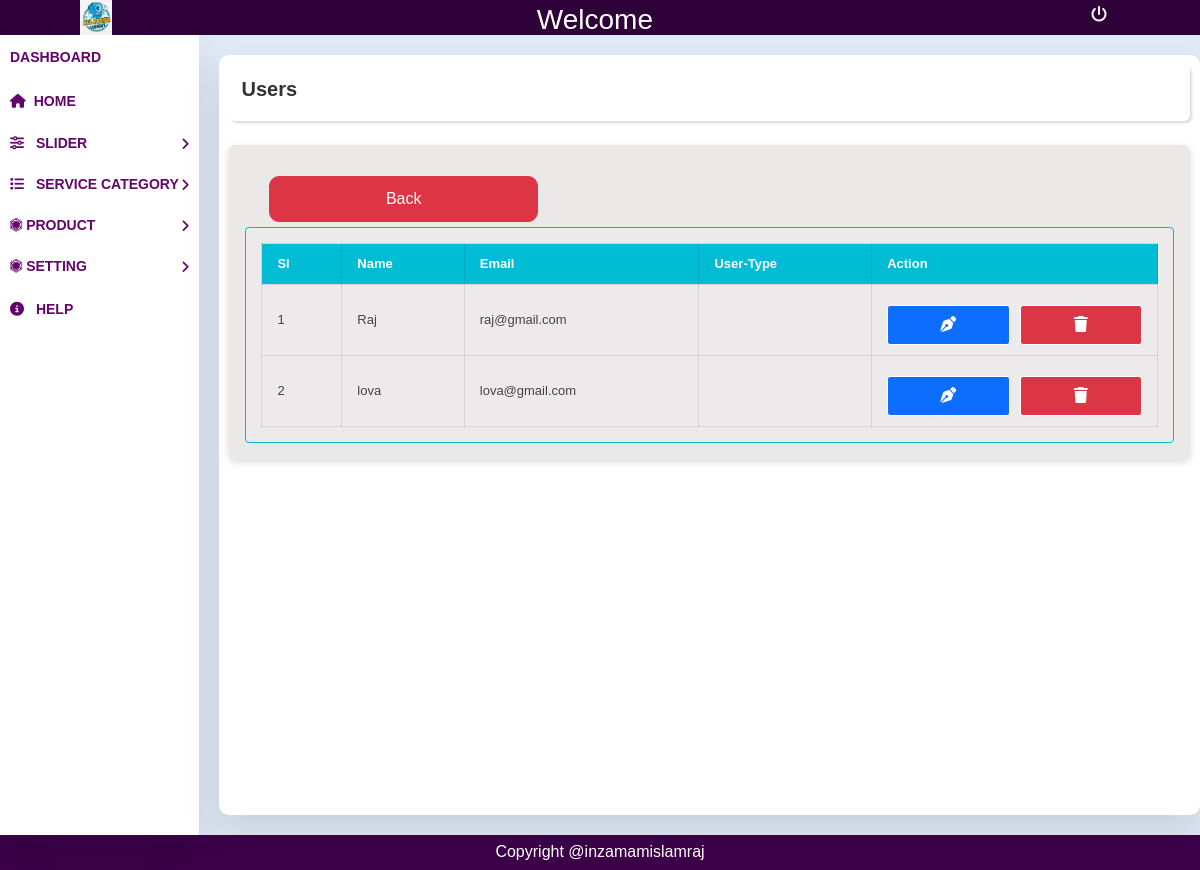
/backend/users.php, run on the app's committed database.
### tables this page shows
CREATE TABLE `users` (
  `id` int NOT NULL,
  `name` varchar(50) NOT NULL,
  `email` varchar(50) NOT NULL,
  `phone` int NOT NULL,
  `address` varchar(50) NOT NULL,
  `password` varchar(20) NOT NULL
);

### backend/users.php (the view, shortened to what this page needs)
<!DOCTYPE html>
<html lang="en">
<head>
    <link href="https://cdn.jsdelivr.net/npm/bootstrap@5.0.2/dist/css/bootstrap.min.css" rel="stylesheet" />
    <link rel="stylesheet" href="./css/slider.css">
    <link rel="stylesheet" href="../style.css">
    <link rel="stylesheet" href="https://cdnjs.cloudflare.com/ajax/libs/font-awesome/6.4.0/css/all.min.css" />
</head>
<body>
    <div class="header">
        <div>
            <img src="./image/londrylogo.png" alt="" class="img">
        </div>
        <div class="header-item" style="display:flex;gap:10px;justify-content:space-between;">
            <h3>Welcome
            </h3>
        </div>
        <div class="header-item">
            <a href="logout.php"><i class="fa-solid fa-power-off"></i></a>
        </div>
    </div>
    <div class="template">
        <div class="nav-item">
            <ul>
                <li class="menu">
                    <a href="../admin.php">DashBoard</a>
                </li>
                <li class="menu">
                    <a href="../frontend/index.php"><i class="fas fa-home"></i>home</a>
                </li>
                <li class="menu">
                    <a href="" class="dropdown">
                        <div>
                            <i class="fas fa-sliders"></i>
                            Slider
                        </div>
                        <i class="fa fa-angle-right"></i>
                    </a>
                </li>
                <li class="menu">
                    <a href="" class="dropdown">
                        <div>
                            <i class="fas fa-list"></i>
                            Service Category
                        </div>
                        <i class="fa fa-angle-right"></i>
                    </a>
                </li>
                <li class="menu">
                    <a href="" class="dropdown">
                        <div>
                            <i class="fa-brands fa-first-order"></i>
                            Product
                        </div>
                        <i class="fa fa-angle-right"></i>
                    </a>
                </li>
                <li class="menu">
                    <a href="" class="dropdown">
                        <div>
                            <i class="fa-brands fa-first-order"></i>
                            Setting
                        </div>
                        <i class="fa fa-angle-right"></i>
                    </a>
                </li>
                <li class="menu">
                    <a href="">
                        <i class="fas fa-circle-info"></i>
                        Help
                    </a>
                </li>
            </ul>
        </div>
        <div class="body">
            <div class="from-body">
                <div class="title">
                    <h1 class="title-item">Users</h1>
                </div>
                <div class="form">
                    <div class="from-btn">
                        <a href="../admin.php" class="btn btn-danger">Back</a>
                    </div>
                    <div class="table-container">
                        <table class="table-content">
                            <thead class="table-item">
                                <tr>
                                    <th>Sl</th>
                                    <th>Name</th>
                                    <th>Email</th>
                                    <th>User-Type</th>
                                    <th>Action</th>
                                </tr>
                            </thead>
                            <tbody>
                                <?php
                                require_once('../dbconn.php');
                                $sql = "SELECT * FROM `users`";
                                $result = mysqli_query($conn, $sql);
                                $id = 1;
                                while ($row = mysqli_fetch_assoc($result)) {
                                ?>
                                    <tr>
                                        <td><?php echo $id++ ?></td>
                                        <td><?php echo $row['name'] ?></td>
                                        <td><?php echo $row['email'] ?></td>
                                        <td><?php echo $row['user_type'] ?></td>
                                        <td>
                                            <div class="action-btn">
                                                <a href="./editslider.php?id=<?php echo $row['id'] ?>" class="btn btn-primary"><i class="fa-solid fa-pen-nib"></i></a>
                                                <a href="./deleteslider.php?id=<?php echo $row['id'] ?>" class="btn btn-danger"><i class="fa-solid fa-trash"></i></a>
                                            </div>
                                        </td>
                                    </tr>
                                <?php
                                }
                                ?>
                            </tbody>
                        </table>
                    </div>
                </div>
            </div>
        </div>
    </div>
    <?php include('./backend-component/footer.php') ?>
</body>
</html>

### backend/css/slider.css (style rules this page uses)
* { margin: 0; padding: 0; box-sizing: border-box; font-family: 'Poppins', sans-serif; }
body { background: #dfe9f5; }
.template { display: flex; }
.nav-item { height: 100vh; left: 0; background: #fff; width: 240px; box-shadow: 0 20px 35px rgba(0, 0, 0, 0.1); }
.nav-item ul { list-style: none; padding: 0; }
.dropdown { display: flex; justify-content: space-between; align-items: center; }
.menu { padding: 10px; position: relative; }
.nav-item ul li a { color: rgb(99, 5, 107); font-size: 14px; text-decoration: none; font-weight: bold; text-transform: uppercase; transition: 0.5s; }
.nav-item .fas { padding-right: 8px; }
.header { width: 100%; height: 35px; background: #2e0238; display: flex; justify-content: center; }
.header-item { color: white; }
.img { width: 100%; height: 35px; }
.body { display: flex; padding: 10px; flex-direction: column; justify-content: center; width: 100%; }
.from-body { display: flex; flex-direction: column; align-items: center; row-gap: 24px; width: 100%; height: 100%; padding: 10px; margin: 10px; background-color: white; border-radius: 10px; box-shadow: 0 20px 35px rgba(0, 0, 0, 0.1); }
.btn { width: 100%; margin-top: 10px; }
.title { width: 100%; border-radius: 6px; padding: 12px; box-shadow: rgba(0, 0, 0, 0.15) 1.95px 1.95px 2.6px; }
.title-item { font-size: 20px; font-weight: 600; color: #313131; }
.form { width: 100%; border-radius: 6px; padding: 16px; box-shadow: rgba(0, 0, 0, 0.15) 0px 3px 8px; background-color: rgb(235, 232, 232); }
.table-container { width: 100%; border: 1px solid #00bcd4; background-color: #efefef33; padding: 15px; overflow: auto; margin: auto; border-radius: 4px; }
.table-content { width: 100%; font-size: 13px; color: #444; white-space: nowrap; border-collapse: collapse; }
.table-item { background-color: #00bcd4; color: #fff; }
.table-item th { padding: 15px; justify-content: center; }
.table-container th,td { border: 1px solid #00000017; padding: 10px 15px; }
.action-btn { display: flex; justify-content: center; gap: 10px; }
.action-btn a { text-decoration: none; border: 1px solid; display: inline-block; padding: 7px 20px; font-weight: bold; border-radius: 3px; transition: 0.3s ease-in-out; }
.from-btn { display: flex; justify-content: center; gap: 10px; padding: 5px; width: 30%; margin-left: 19px; }

### style.css (style rules this page uses)
* { margin: 0; padding: 0; box-sizing: border-box; font-family: 'Poppins', sans-serif; }
body { background: #dfe9f5; }
.template { display: flex; }
.nav-item { height: 100vh; left: 0; background: #fff; width: 240px; box-shadow: 0 20px 35px rgba(0, 0, 0, 0.1); }
.nav-item ul { list-style: none; padding: 0; }
.dropdown { display: flex; justify-content: space-between; align-items: center; }
.menu { padding: 10px; position: relative; }
.nav-item ul li a { color: rgb(99, 5, 107); font-size: 14px; text-decoration: none; font-weight: bold; text-transform: uppercase; transition: 0.5s; }
.nav-item .fas { padding-right: 8px; }
.header { width: 100%; height: 35px; background: #2e0238; display: flex; justify-content: space-between; padding: 0 80px; }
.header-item { color: white; text-align: center; padding: 3px; }
.header-item a { text-decoration: none; color: white; padding: 0 10px; }
.img { width: 100%; height: 35px; }
.body { display: flex; padding: 10px; flex-direction: column; }
.btn { border-radius: 10px; padding: 10px; }

### data on the page
users: name "Raj", email "raj@gmail.com"
users: name "lova", email "lova@gmail.com"
